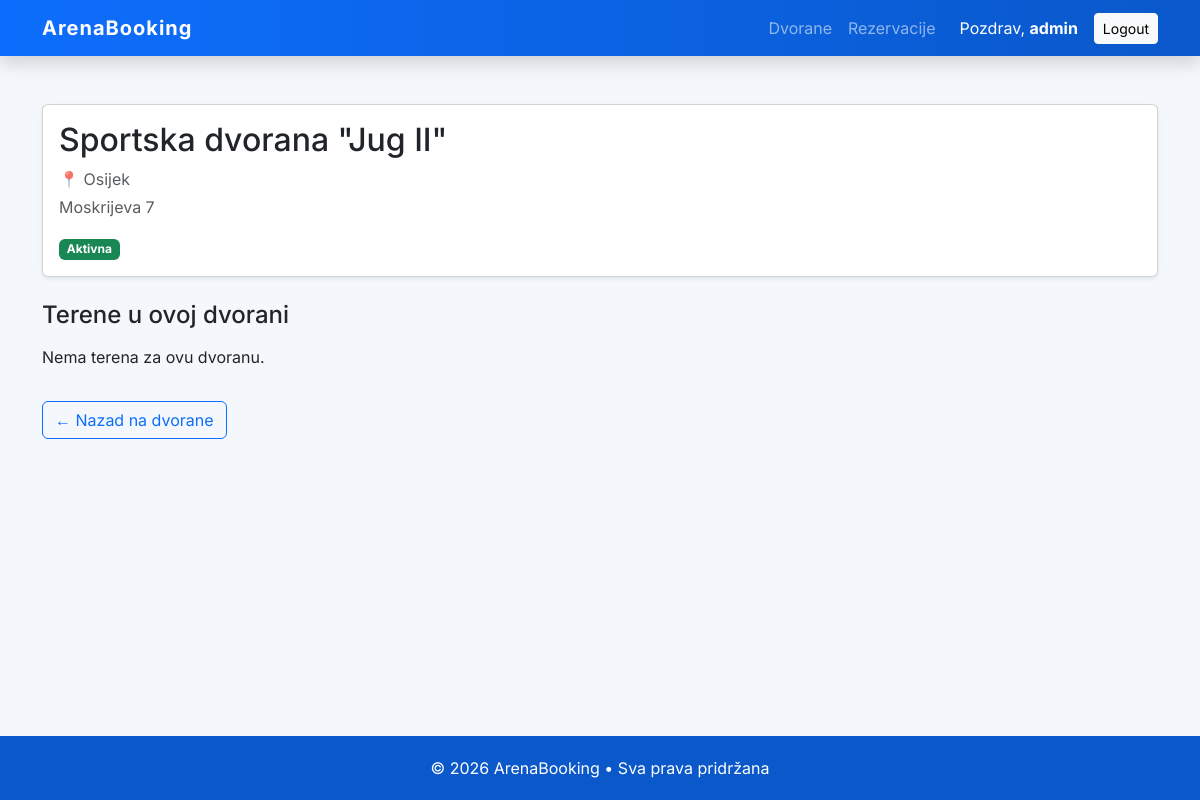
Page /facilities/1/ (signed in) on the committed database.
### facilities/models.py (models this page shows, shortened)
class Facility(models.Model):
    name = models.CharField(max_length=120)
    address = models.CharField(max_length=200)
    city = models.CharField(max_length=80, blank=True)
    is_active = models.BooleanField(default=True)
    class Meta:
        verbose_name = "Facility"
        verbose_name_plural = "Facilities"

### facilities/views.py (the view)
# urls.py: path('<int:facility_id>/',views.facilitydetail,name='facility_detail'),
def facilitydetail(request, facility_id):
    facility = get_object_or_404(Facility, id=facility_id)
    return render(request, 'facilitydetail.html', {'facility': facility})

### facilities/templates/facilitydetail.html (shortened to what this page needs)
{% extends "base.html" %}
{% block content %}
<div class="card shadow-sm mb-4">
    <div class="card-body">
        <h2 class="card-title">{{ facility.name }}</h2>
        {% if facility.city %}
            <p class="text-muted mb-1">
                📍 {{ facility.city }}
            </p>
        {% endif %}
        <p class="text-muted">
            {{ facility.address }}
        </p>
        {% if facility.is_active %}
            <span class="badge bg-success">Aktivna</span>
        {% else %}
            <span class="badge bg-danger">Neaktivna</span>
        {% endif %}
    </div>
</div>
<h4 class="mb-3">Terene u ovoj dvorani</h4>
<div class="row">
    {% for court in facility.courts.all %}
        <div class="col-md-4 mb-3">
            <div class="card h-100 shadow-sm">
                <div class="card-body">
                    <h5 class="card-title">{{ court.name }}</h5>
                    {% if court.sport %}
                        <p class="text-muted">Sport: {{ court.sport }}</p>
                    {% endif %}
                    {% if court.is_active %}
                        <span class="badge bg-primary">Dostupan</span>
                    {% else %}
                        <span class="badge bg-secondary">Nedostupan</span>
                    {% endif %}
                </div>
            </div>
        </div>
    {% empty %}
        <p>Nema terena za ovu dvoranu.</p>
    {% endfor %}
</div>
<a href="{% url 'facilities:facilities' %}" class="btn btn-outline-primary mt-3">
    ← Nazad na dvorane
</a>
{% endblock %}

### ArenaBooking/templates/base.html (shortened to what this page needs)
<!DOCTYPE html>
<html lang="hr">
<head>
    <link href="https://cdn.jsdelivr.net/npm/bootstrap@5.3.3/dist/css/bootstrap.min.css" rel="stylesheet">
</head>
<body class="d-flex flex-column min-vh-100">
<nav class="navbar navbar-expand-lg navbar-dark shadow">
    <div class="container">
        <a class="navbar-brand" href="{% url 'home' %}">ArenaBooking</a>
        <div class="collapse navbar-collapse justify-content-end" id="navbarNav">
            <ul class="navbar-nav align-items-center">
                <li class="nav-item">
                    <a class="nav-link" href="{% url 'facilities:facilities' %}">Dvorane</a>
                </li>
                <li class="nav-item">
                    <a class="nav-link" href="{% url 'bookings:bookings' %}">Rezervacije</a>
                </li>
                {% if user.is_authenticated %}
                    <li class="nav-item ms-3 text-white">
                        Pozdrav, <strong>{{ user.username }}</strong>
                    </li>
                    <li class="nav-item ms-3">
                        <a class="btn btn-light btn-sm" href="#">Logout</a>
                    </li>
                {% else %}
                    <li class="nav-item ms-3">
                        <a class="btn btn-light btn-sm" href="#">Login</a>
                    </li>
                {% endif %}
            </ul>
        </div>
    </div>
</nav>
<main class="flex-fill">
  <div class="container mt-5">
        {% block content %}
        {% endblock %}
    </div>
</main>
<footer class="text-center mt-auto">
    <div class="container">
        <p class="mb-0">© 2026 ArenaBooking • Sva prava pridržana</p>
    </div>
</footer>
</body>
</html>

### ArenaBooking/templates/base.html (style rules this page uses)
body { font-family: 'Inter', sans-serif; background-color: #f4f8fc; }
.navbar { background: linear-gradient(90deg, #0d6efd, #0a58ca); }
.navbar-brand { font-weight: 700; letter-spacing: 1px; }
footer { background-color: #0a58ca; color: white; padding: 20px 0; margin-top: 80px; }

### rows in the picture
Facility: name "Sportska dvorana \"Jug II\"", city "Osijek", address "Moskrijeva 7"

### other values in the picture
{{ user.username }} "admin"
